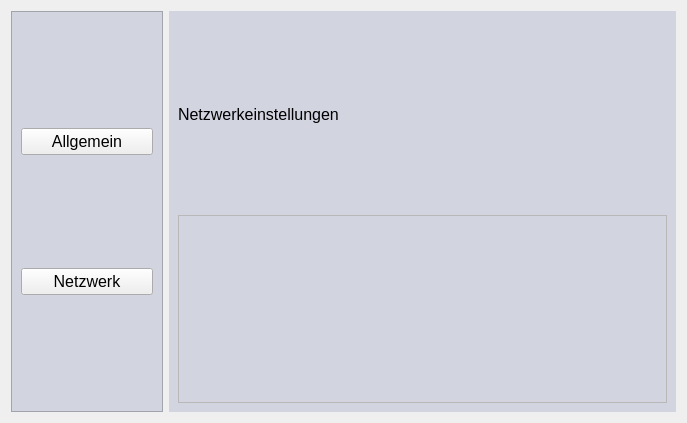
<?xml version="1.0" encoding="UTF-8"?>
<ui version="4.0">
 <class>FrmOptions</class>
 <widget class="QWidget" name="FrmOptions">
  <property name="windowModality">
   <enum>Qt::ApplicationModal</enum>
  </property>
  <property name="geometry">
   <rect>
    <x>0</x>
    <y>0</y>
    <width>687</width>
    <height>423</height>
   </rect>
  </property>
  <property name="windowTitle">
   <string>Form</string>
  </property>
  <property name="styleSheet">
   <string notr="true">QWidget#FrmOptions *{
	font-size: 16px;
}

/*==============================
*
*		Seitliche Leiste
*
==============================*/
QFrame#sidebar{
	background-color: rgb(210, 212, 223);
	min-width: 150px;
}

/*==============================
*
*		Inhaltsbereich
*
==============================*/

QFrame#mainWindow{
	background-color: rgb(210, 212, 223);
}
QFrame#mainWindow .Spacer{
	max-height: 10px;


}</string>
  </property>
  <layout class="QGridLayout" name="gridLayout">
   <item row="0" column="0">
    <widget class="QFrame" name="sidebar">
     <property name="frameShape">
      <enum>QFrame::StyledPanel</enum>
     </property>
     <property name="frameShadow">
      <enum>QFrame::Raised</enum>
     </property>
     <layout class="QVBoxLayout" name="verticalLayout">
      <item>
       <widget class="QPushButton" name="btnGeneral">
        <property name="text">
         <string>Allgemein</string>
        </property>
       </widget>
      </item>
      <item>
       <widget class="QPushButton" name="btnNetwork">
        <property name="text">
         <string>Netzwerk</string>
        </property>
       </widget>
      </item>
     </layout>
    </widget>
   </item>
   <item row="0" column="1">
    <widget class="QStackedWidget" name="mainWindow">
     <property name="currentIndex">
      <number>1</number>
     </property>
     <widget class="QWidget" name="general">
      <layout class="QVBoxLayout" name="verticalLayout_3">
       <item>
        <widget class="QLabel" name="label">
         <property name="text">
          <string>Allgemeine Einstellungen</string>
         </property>
        </widget>
       </item>
       <item>
        <widget class="QFrame" name="frame">
         <property name="frameShape">
          <enum>QFrame::StyledPanel</enum>
         </property>
         <property name="frameShadow">
          <enum>QFrame::Raised</enum>
         </property>
        </widget>
       </item>
      </layout>
     </widget>
     <widget class="QWidget" name="network">
      <layout class="QVBoxLayout" name="verticalLayout_2">
       <item>
        <widget class="QLabel" name="label_2">
         <property name="text">
          <string>Netzwerkeinstellungen</string>
         </property>
        </widget>
       </item>
       <item>
        <widget class="QFrame" name="frame_2">
         <property name="frameShape">
          <enum>QFrame::StyledPanel</enum>
         </property>
         <property name="frameShadow">
          <enum>QFrame::Raised</enum>
         </property>
        </widget>
       </item>
      </layout>
     </widget>
    </widget>
   </item>
  </layout>
 </widget>
 <resources/>
 <connections/>
</ui>
